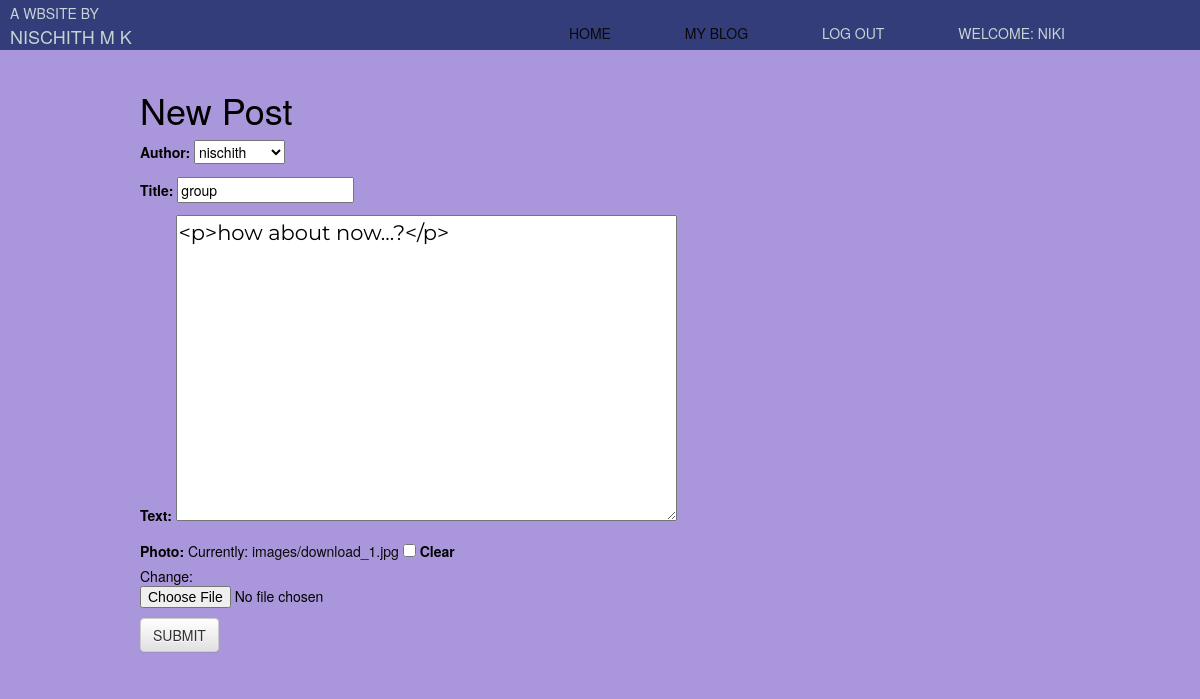
The page /post/21/edit/ (signed in) on the database its author committed.
### blog/models.py (models this page shows, shortened)
class Post(models.Model):
    author = models.ForeignKey('auth.User',on_delete=models.CASCADE)
    title = models.CharField(max_length=200)
    text = models.TextField()
    create_date = models.DateTimeField(default=timezone.now())
    published_date = models.DateTimeField(blank=True,null=True)
    photo = models.ImageField(upload_to='images/',max_length=255,blank=True,null=True)
    likes = models.ManyToManyField(User,related_name='blog_posts')

### blog/views.py (the view)
# urls.py: url(r'^post/(?P<pk>\d+)/edit/$',views.PostUpdateView.as_view(),name='post_edit'),
class PostUpdateView(LoginRequiredMixin,UpdateView):
    login_url = '/login/'
    redirect_field_name = 'blog/post_detail.html'
    form_class = PostForm
    model = Post

### blog/forms.py
class PostForm(forms.ModelForm):
    class Meta():
        model = Post
        fields = ('author','title','text','photo')
        widgets = {
         'title':forms.TextInput(attrs={'class':'textinputclass'}),
          'text':forms.Textarea(attrs={'class':'editable medium-editor-textarea postcontent'})
        }

### blog/templates/blog/post_form.html (shortened to what this page needs)
{% extends "blog/base.html" %}
{% block content %}
<h1> New Post</h1>
<form class="post_form" method="POST" enctype="multipart/form-data">
        {{ form.as_p }}
    <button type="submit" class="save btn btn-default" name="button">SUBMIT</button>
</form>
{% endblock %}

### blog/templates/blog/base.html (shortened to what this page needs)
<!DOCTYPE html>
{% load static %}
<html lang="en">
<head>
        <link rel="stylesheet" href="https://maxcdn.bootstrapcdn.com/bootstrap/3.3.7/css/bootstrap.min.css">
        <link rel="stylesheet" href="https://maxcdn.bootstrapcdn.com/bootstrap/3.3.7/css/bootstrap-theme.min.css">
        <link rel="stylesheet" href="//cdn.jsdelivr.net/medium-editor/latest/css/medium-editor.min.css" type="text/css" media="screen" charset="utf-8">
        <link rel="stylesheet" href="{% static 'css/newblog.css' %}">
</head>
<body>
<body>
<div class="whole">
        <header>
                <div class="container">
      <nav>
        <ul>
                         <li id="des"><p>a wbsite by</p></li>
             <li id="name"><p>Nischith M k</p></li>
            <div class="dropdown">
                <li><a href="{% url 'post_list' %}">Home</a></li>
                                </div>
    {% if user.is_authenticated %}
            <div class="dropdown">
             <li><a href="{% url 'post_list' %}">My Blog</a></li>
                                </div>
        <li><a style="color: #c7d3d4;" href="{% url 'logout' %}">Log out</a></li>
        <li><a>Welcome: {{ user.username }}</a></li>
    {% else %}
    <li><a  href="{% url 'user_login' %}"><span class="glyphicon glyphicon-user"></span> login</a></li>
    {% endif%}
</ul>
       </nav>
    </div>
</header>
<div class="content container">
    <div class="row">
        <div class=" col-md-8">
            <div class="blog_posts">
                {% block content %}
                {% endblock %}
            </div>
        </div>
    </div>
</div>
</div>
</body>
</html>

### blog/static/css/newblog.css (style rules this page uses)
body { background: #b3b8c7; }
#name { position: absolute; top: 8px; left: 16px; }
.container { width: 80%; margin: 0 auto; }
header { background: #333d79ff; }
header::after { content: ""; display: table; clear: both; }
nav { float: right; }
nav ul { margin: 0; padding: 0; list-style: none; }
nav li { display: inline-block; margin-left: 70px; padding-top: 23px; position: relative; }
nav a { color: #c7d3d4ff; text-decoration: none; text-transform: uppercase; font-size: 14px; }
nav a::before { content: ""; display: block; height: 5px; background-color: #444; position: absolute; top: 0; width: 0%; transition: all ease-in-out 250ms; }
.dropdown { position: relative; display: inline-block; }
.postcontent { font-family: "Montserrat"; font-size: 1.5em; }
.content { padding: 20px; color: rgb(0, 0, 0); }
a:link { color: rgb(10, 10, 10); background-color: transparent; text-decoration: none; }
button { background-color: Transparent; background-repeat: no-repeat; border: none; cursor: pointer; overflow: hidden; outline: none; }

### blog/templates/blog/base.html (style rules this page uses)
body { background:#AA96DA; }
#name { position: absolute; top: 1px; left: -60px; font-size: 18px; color: #C7D3D4FF; text-transform: uppercase; }
#des { position: absolute; top: -20px; left: -60px; font-size: 14px; color: #C7D3D4FF; text-transform: uppercase; }

### rows shown on the page
Post: author "nischith", title "group", text "<p>how about now...?</p>"

### other values the page prints
{{ user.username }} "NIKI"
